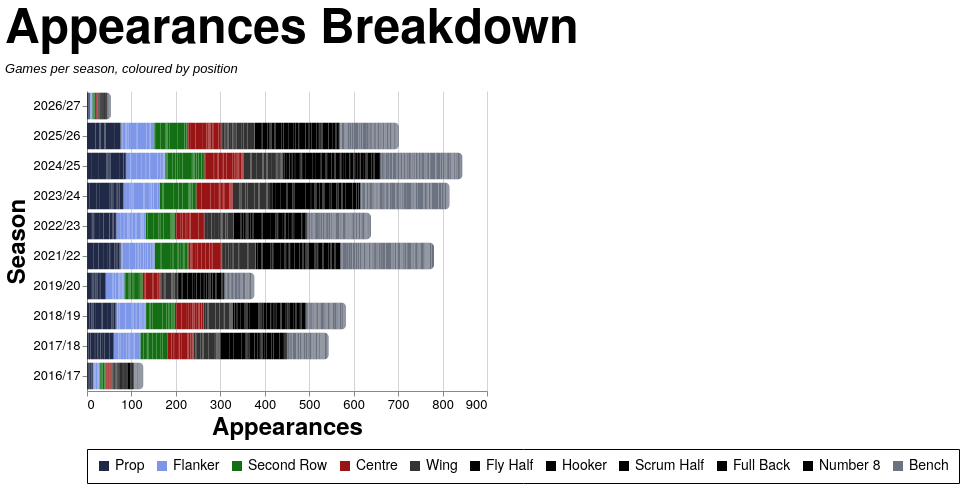

Describe this chart as a Vega-Lite specification.
### Vega-Lite specification from a JSON file in a GitHub repository (floating-point values rounded to 4 significant figures; data arrays with more than 128 entries replaced by an {"elided": "..."} marker saying what was removed)
{"config": {"axis": {"labelFont": "PT Sans Narrow, Helvetica Neue, Helvetica, Arial, sans-serif", "titleFont": "PT Sans Narrow, Helvetica Neue, Helvetica, Arial, sans-serif", "labelFontSize": 13, "titleFontSize": 24, "gridColor": "#202947", "gridOpacity": 0.2, "zindex": 1}, "text": {"font": "Lato, sans-serif"}, "bar": {"cornerRadiusEnd": 5}, "header": {"labelFont": "PT Sans Narrow, Helvetica Neue, Helvetica, Arial, sans-serif", "titleFont": "PT Sans Narrow, Helvetica Neue, Helvetica, Arial, sans-serif", "labelFontSize": 24, "titleFontSize": 28, "labelFontWeight": "bold", "orient": "left"}, "legend": {"labelFont": "PT Sans Narrow, Helvetica Neue, Helvetica, Arial, sans-serif", "titleFont": "PT Sans Narrow, Helvetica Neue, Helvetica, Arial, sans-serif", "labelFontSize": 14, "titleFontSize": 16, "titlePadding": 5, "fillColor": "white", "strokeColor": "black", "padding": 10, "titleFontWeight": "lighter", "titleFontStyle": "italic", "titleColor": "gray", "offset": 10}, "title": {"font": "PT Sans Narrow, Helvetica Neue, Helvetica, Arial, sans-serif", "fontSize": 48, "fontWeight": "bold", "anchor": "start", "align": "center", "titlePadding": 20, "subtitlePadding": 10, "subtitleFontSize": 13, "subtitleColor": "", "subtitleFontStyle": "italic", "offset": 15, "color": "black"}, "axisX": {"labelAngle": 0}, "facet": {"title": null, "header": null, "align": {"row": "each", "column": "each"}, "spacing": 10}, "resolve": {"scale": {"y": "independent", "facet": "independent"}}, "background": "transparent", "scale": {"offsetBandPaddingOuter": 0.2, "offsetBandPaddingInner": 0.1}, "view": {"stroke": null, "background": "transparent"}}, "data": {"name": "data-8795bfc5938fed31464ed8404cafe8e3"}, "mark": {"type": "bar"}, "encoding": {"color": {"field": "color_value", "legend": {"orient": "bottom", "title": null}, "scale": {"domain": ["Prop", "Flanker", "Second Row", "Centre", "Wing", "Fly Half", "Hooker", "Scrum Half", "Full Back", "Number 8", "Bench"], "range": ["#202946", "#7d96e8", "#146f14", "#991515", "#333333", "#000000", "#000000", "#000000", "#000000", "#000000", "#6b7280"]}, "type": "nominal"}, "order": {"field": "stack_order", "type": "quantitative"}, "tooltip": [{"field": "player", "title": "Player", "type": "nominal"}, {"field": "season", "title": "Season", "type": "nominal"}, {"field": "color_value", "title": "Position", "type": "nominal"}, {"aggregate": "sum", "field": "apps", "title": "Appearances", "type": "quantitative"}], "x": {"aggregate": "sum", "field": "apps", "title": "Appearances", "type": "quantitative"}, "y": {"field": "season", "sort": {"field": "season_sort", "op": "max", "order": "descending"}, "title": "Season", "type": "nominal"}}, "height": {"step": 30}, "title": {"text": "Appearances Breakdown", "subtitle": "Games per season, coloured by position"}, "width": 400, "$schema": "https://vega.github.io/schema/vega-lite/v5.20.1.json", "datasets": {"data-8795bfc5938fed31464ed8404cafe8e3": {"elided": "2562 records"}}}
